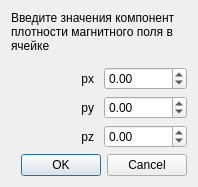
<?xml version="1.0" encoding="UTF-8"?>
<ui version="4.0">
 <class>Dialog</class>
 <widget class="QDialog" name="Dialog">
  <property name="geometry">
   <rect>
    <x>0</x>
    <y>0</y>
    <width>198</width>
    <height>187</height>
   </rect>
  </property>
  <property name="windowTitle">
   <string>Изменение ячейки</string>
  </property>
  <layout class="QVBoxLayout" name="verticalLayout_2">
   <item>
    <layout class="QVBoxLayout" name="verticalLayout">
     <item>
      <widget class="QLabel" name="label">
       <property name="sizePolicy">
        <sizepolicy hsizetype="Preferred" vsizetype="Expanding">
         <horstretch>0</horstretch>
         <verstretch>0</verstretch>
        </sizepolicy>
       </property>
       <property name="text">
        <string>Введите значения компонент плотности магнитного поля в ячейке</string>
       </property>
       <property name="alignment">
        <set>Qt::AlignLeading|Qt::AlignLeft|Qt::AlignTop</set>
       </property>
       <property name="wordWrap">
        <bool>true</bool>
       </property>
      </widget>
     </item>
     <item>
      <layout class="QHBoxLayout" name="horizontalLayout">
       <property name="spacing">
        <number>10</number>
       </property>
       <item>
        <widget class="QLabel" name="label_2">
         <property name="text">
          <string>px</string>
         </property>
         <property name="alignment">
          <set>Qt::AlignRight|Qt::AlignTrailing|Qt::AlignVCenter</set>
         </property>
        </widget>
       </item>
       <item>
        <widget class="QDoubleSpinBox" name="pxSB">
         <property name="minimum">
          <double>-10000.000000000000000</double>
         </property>
         <property name="maximum">
          <double>10000.000000000000000</double>
         </property>
        </widget>
       </item>
      </layout>
     </item>
     <item>
      <layout class="QHBoxLayout" name="horizontalLayout_2">
       <property name="spacing">
        <number>10</number>
       </property>
       <item>
        <widget class="QLabel" name="label_3">
         <property name="text">
          <string>py</string>
         </property>
         <property name="alignment">
          <set>Qt::AlignRight|Qt::AlignTrailing|Qt::AlignVCenter</set>
         </property>
        </widget>
       </item>
       <item>
        <widget class="QDoubleSpinBox" name="pySB">
         <property name="minimum">
          <double>-10000.000000000000000</double>
         </property>
         <property name="maximum">
          <double>10000.000000000000000</double>
         </property>
        </widget>
       </item>
      </layout>
     </item>
     <item>
      <layout class="QHBoxLayout" name="horizontalLayout_3">
       <property name="spacing">
        <number>10</number>
       </property>
       <item>
        <widget class="QLabel" name="label_4">
         <property name="text">
          <string>pz</string>
         </property>
         <property name="alignment">
          <set>Qt::AlignRight|Qt::AlignTrailing|Qt::AlignVCenter</set>
         </property>
        </widget>
       </item>
       <item>
        <widget class="QDoubleSpinBox" name="pzSB">
         <property name="minimum">
          <double>-10000.000000000000000</double>
         </property>
         <property name="maximum">
          <double>10000.000000000000000</double>
         </property>
        </widget>
       </item>
      </layout>
     </item>
    </layout>
   </item>
   <item>
    <widget class="QDialogButtonBox" name="buttonBox">
     <property name="orientation">
      <enum>Qt::Horizontal</enum>
     </property>
     <property name="standardButtons">
      <set>QDialogButtonBox::Cancel|QDialogButtonBox::Ok</set>
     </property>
    </widget>
   </item>
  </layout>
 </widget>
 <resources/>
 <connections>
  <connection>
   <sender>buttonBox</sender>
   <signal>accepted()</signal>
   <receiver>Dialog</receiver>
   <slot>accept()</slot>
   <hints>
    <hint type="sourcelabel">
     <x>248</x>
     <y>254</y>
    </hint>
    <hint type="destinationlabel">
     <x>157</x>
     <y>274</y>
    </hint>
   </hints>
  </connection>
  <connection>
   <sender>buttonBox</sender>
   <signal>rejected()</signal>
   <receiver>Dialog</receiver>
   <slot>reject()</slot>
   <hints>
    <hint type="sourcelabel">
     <x>316</x>
     <y>260</y>
    </hint>
    <hint type="destinationlabel">
     <x>286</x>
     <y>274</y>
    </hint>
   </hints>
  </connection>
 </connections>
</ui>
